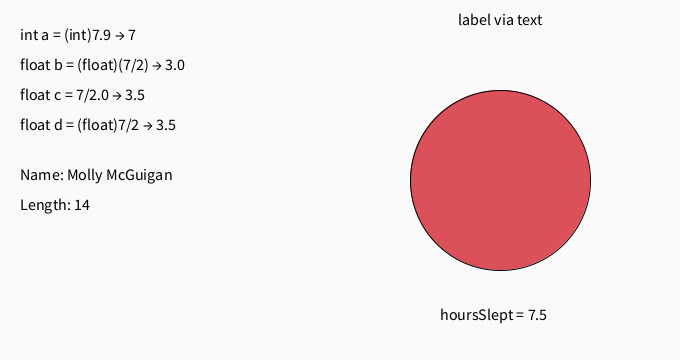
Frame 1 (no input)
Frame 60 (the mouse pressed at the canvas centre just before this capture): identical to frame 1, image omitted
Frame 120 (the mouse held since frame 60 and released just before this capture): identical to frame 1, image omitted

The Processing sketch that drew this single still picture (run headless with seeded random() and noise(); from frame 60 on, the mouse is pressed at the canvas centre):

// Processing sketch: variables_day_3_demo
// ── variables_day_3_demo.pde

void setup() {
  size(680, 360);
  background(250);
  fill(0);
  textSize(16);

  // Casting & truncation
  int a = (int) 7.9;       // 7
  float b = (float) (7/2); // 3.0  (int division first)
  float c = 7 / 2.0;       // 3.5  (float operand)
  float d = (float)7 / 2;  // 3.5  (cast before division)

  text("int a = (int)7.9 → " + a, 20, 40);
  text("float b = (float)(7/2) → " + b, 20, 70);
  text("float c = 7/2.0 → " + c, 20, 100);
  text("float d = (float)7/2 → " + d, 20, 130);

  // Strings and length()
  String studentName = "Molly McGuigan";
  int nameLen = studentName.length();
  text("Name: " + studentName, 20, 180);
  text("Length: " + nameLen, 20, 210);

  // Label a visual with text()
  float hoursSlept = 7.5;
  float radius = hoursSlept * 12;
  String label = "label via text";
  fill(220, 80, 90);
  ellipse(500, 180, radius*2, radius*2);
  fill(0);
  text("hoursSlept = " + hoursSlept, 440, 320);
  float tw = textWidth(label); // use textWidth to center this label
  text(label, 500 - (tw/2), 25);
  // Also could use textAlign
  
}

void draw() { }
